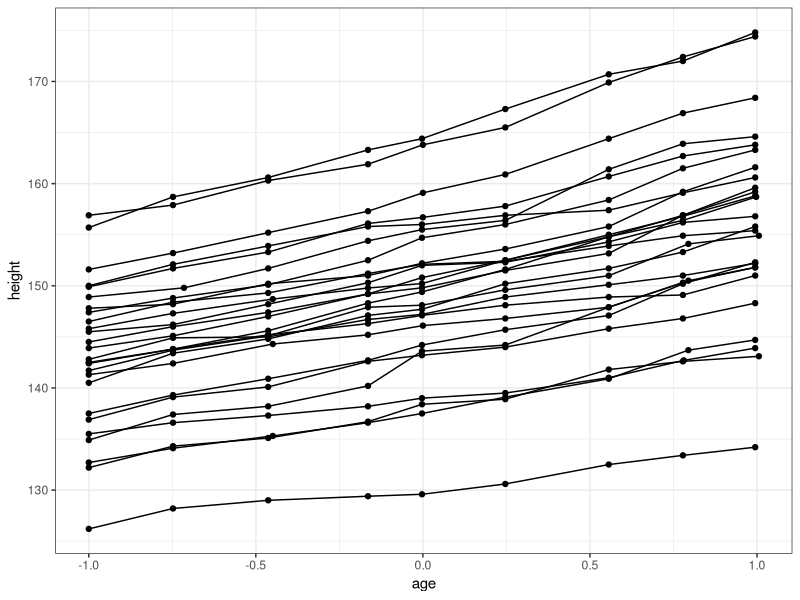
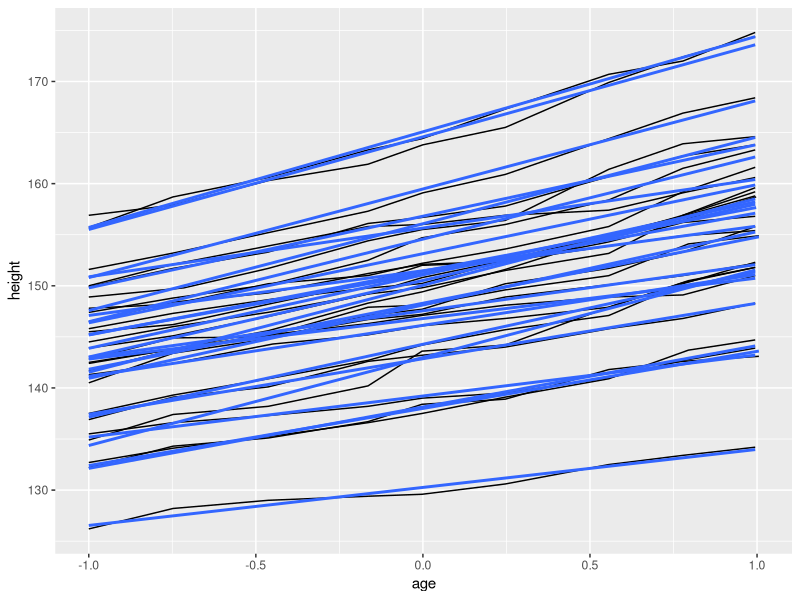
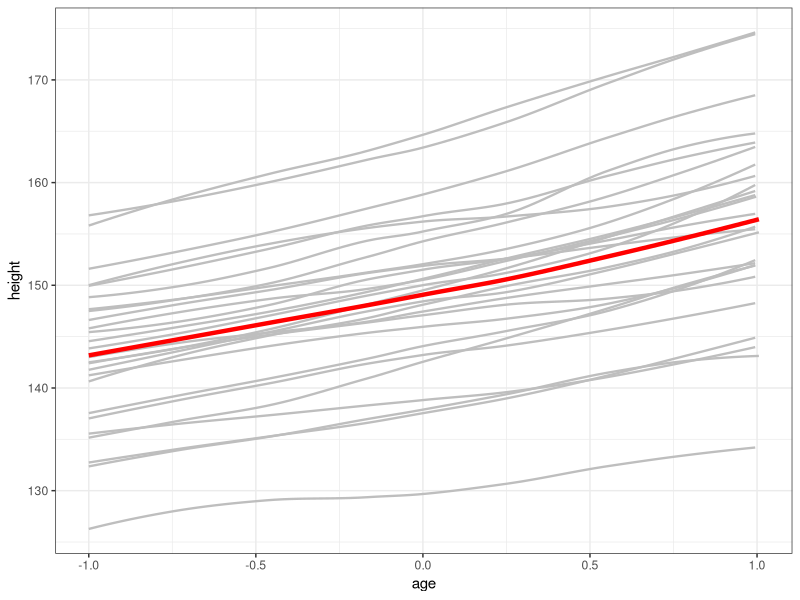
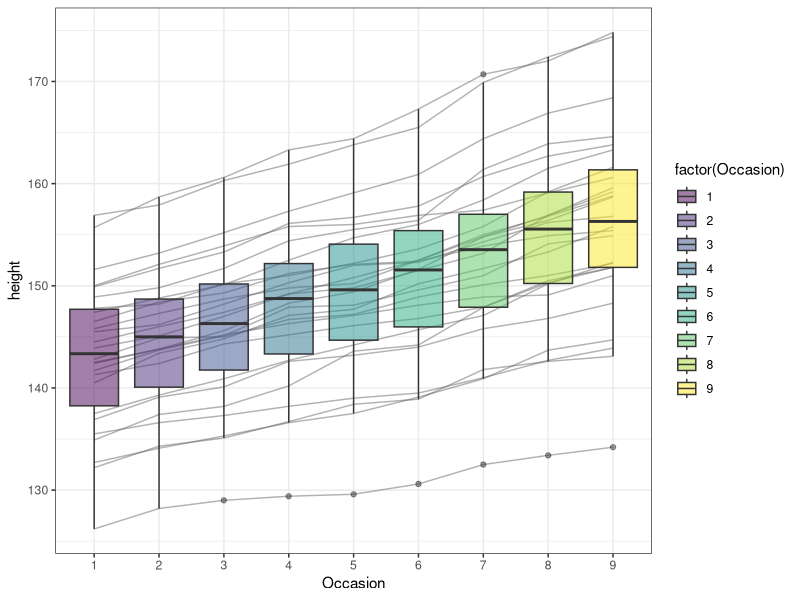
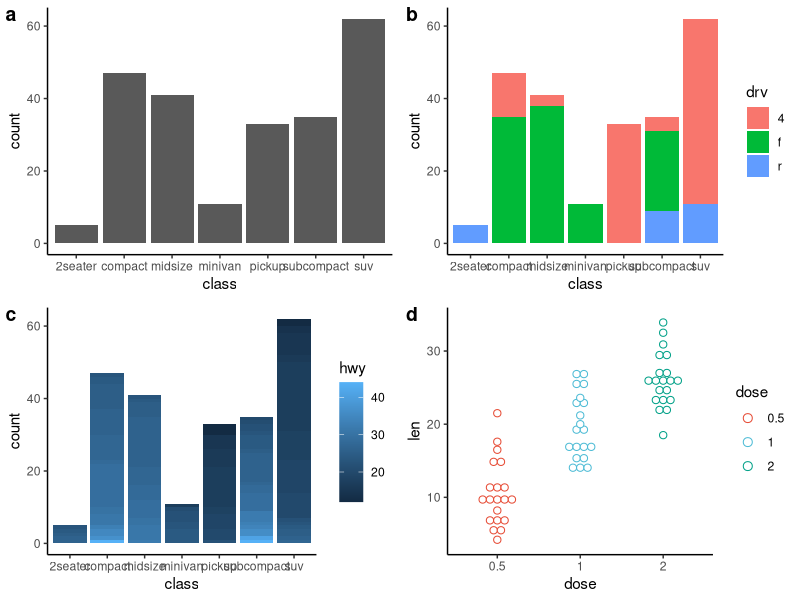
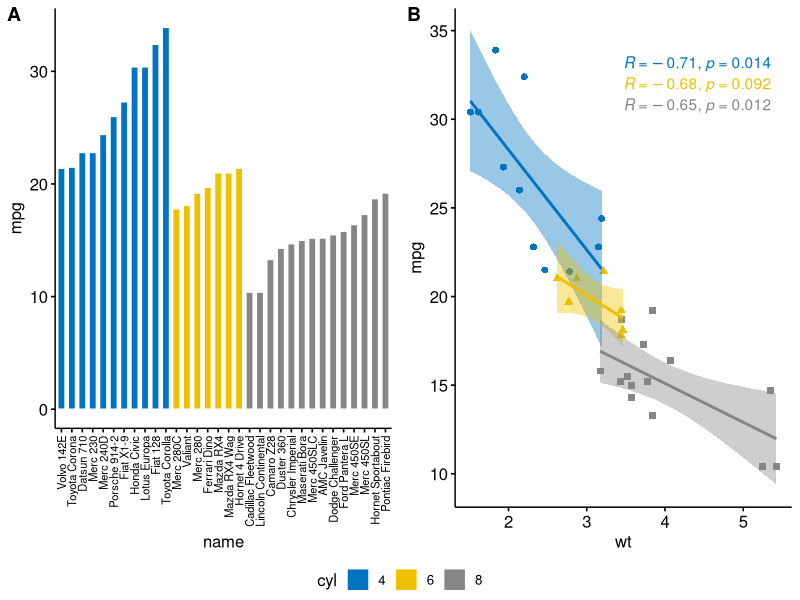
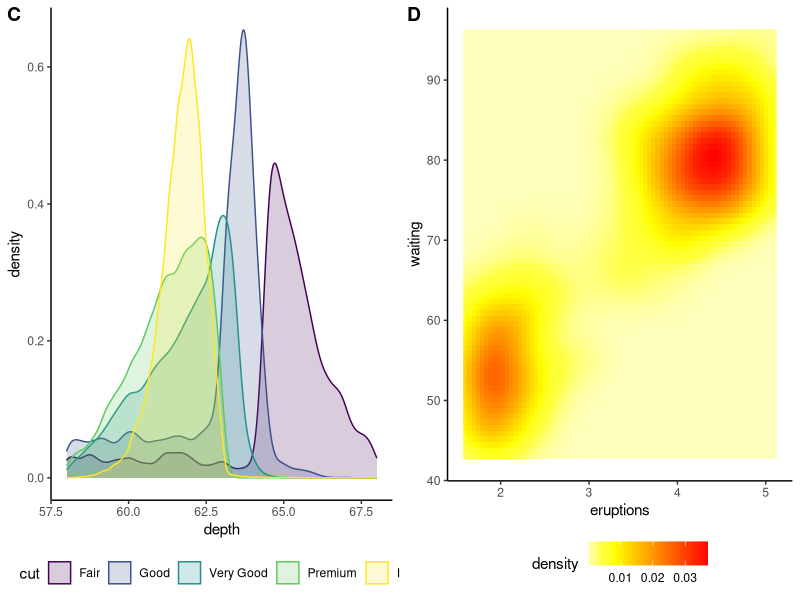
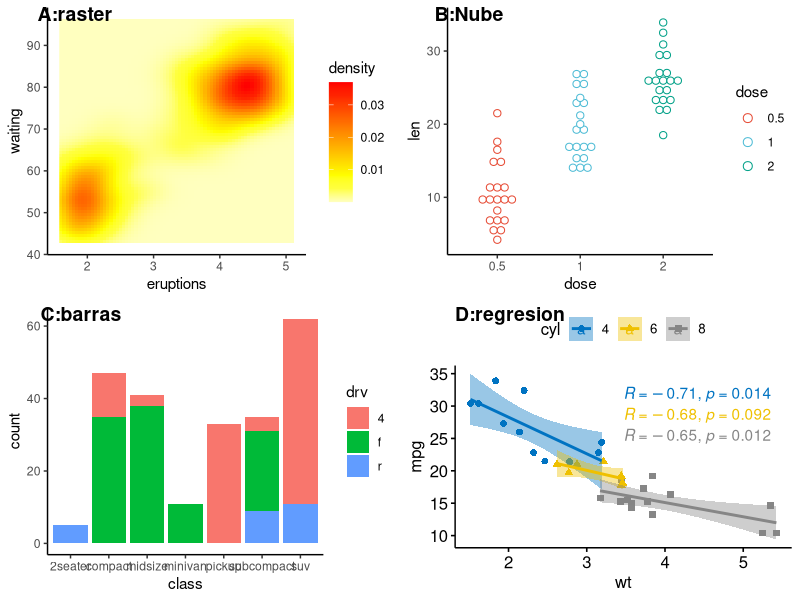

The R source for these figures, in order:
## ---- chunk 1
setwd("D:/GDrive2/My Drive/IKIAM/CLASES/2022II/ETB4")
library(nlme)
data(Oxboys, package = "nlme")
head(Oxboys, 2)

## ---- chunk 2
library(ggplot2)
ggplot(Oxboys, aes(age, height, group = Subject)) + 
  geom_point() + geom_line() + theme_bw()
## ---- chunk 3
ggplot(Oxboys, aes(age, height, group = Subject)) + 
  geom_line() + geom_smooth(method = "lm", se = FALSE)
## ---- chunk 4
ggplot(Oxboys, aes(age, height)) + 
  geom_smooth(aes(group = Subject), se = FALSE, size =0.8, colour = "gray") + 
  geom_smooth(size = 1.5, se = FALSE, colour="red") +
  theme_bw()
## ---- chunk 5
ggplot(Oxboys, aes(Occasion, height)) + 
  geom_line(aes(group = Subject), colour = "gray40", alpha = 0.5) +
  geom_boxplot(aes(fill = factor(Occasion)), alpha = 0.5) + theme_bw()
## ---- chunk 6
library(ggpubr)
p1 = ggplot(mpg, aes(class)) + geom_bar() + theme_classic()

p2 = ggplot(mpg, aes(class, fill = drv)) + geom_bar()+ theme_classic()

p3 = ggplot(mpg, aes(class, fill = hwy, group = hwy)) + geom_bar()+ theme_classic()

p4 = ggdotplot(ToothGrowth, x = "dose", y = "len",
                color = "dose", palette = "npg", binwidth = 1)+ theme_classic()

pg1 = ggarrange(p1,p2, p3, p4, labels = c("a", "b", "c", "d"), ncol = 2, nrow = 2)
pg1
## ---- chunk 7
data(mtcars)
mtcars$name = rownames(mtcars)
mtcars$cyl = as.factor(mtcars$cyl)

# barplot por registro
p5 <- ggbarplot(mtcars, x = "name", y = "mpg", fill = "cyl",  
                color = "white",  palette = "jco", 
                sort.val = "asc", sort.by.groups = TRUE,
                x.text.angle = 90) + font("x.text", size = 8)

# scatterplot con regresión y ecuaciones
p6 = ggscatter(mtcars, x = "wt", y = "mpg", add = "reg.line", conf.int = TRUE,
               color = "cyl", palette = "jco", shape = "cyl") +
  stat_cor(aes(color = cyl), label.x.npc = "centre", label.y.npc="top")

# densityplot
p7 = ggplot(diamonds, aes(depth, fill = cut, colour = cut)) +
  geom_density(alpha = 0.2, na.rm = TRUE) + 
  xlim(58, 68) +  theme_classic() + theme(legend.position = "bottom")

p8 = ggplot(faithfuld, aes(eruptions, waiting)) + 
  geom_raster(aes(fill = density)) + theme_classic() +
  scale_fill_gradientn(colours = heat.colors(10, rev = TRUE), na.value = "white")
  
ggarrange(p5,p6, labels = c("A", "B"), ncol = 2, nrow = 1, common.legend = TRUE, legend = "bottom")

ggarrange(p7,p8, labels = c("C", "D"), ncol = 2, nrow = 1, common.legend = FALSE, legend = "bottom")
## ---- chunk 8
library(ggpubr); library(gridExtra); library(cowplot); library(dplyr)

# ggarrange() de ggpubr
multi1=  ggarrange(p8, p4, p2, p6, 
                   labels = c("A:raster", "B:Nube", 
                              "C:barras", "D:regresion"),
                   ncol = 2, nrow = 2)

multi2 = ggarrange(p5, 
                   ggarrange(p2,p4,p8, ncol=3, labels= c("B", "C", "D")),
                   ggarrange(p6, p7, ncol=2, labels= c("E", "F")),
                   nrow =3, labels = c("A"))


ggsave(filename = "multi2.pdf", height = 14, width = 14, 
       plot = multi2, dpi = 600)
multi1; multi2
## ---- chunk 9
# Tabla resumen de resultados usando ggpubr
stable <- desc_statby(msleep, measure.var = "sleep_total", 
                      grps = c("vore") )
stable <- stable[, c("vore", "length", "mean", "sd")]
# Tabla resumen y tema
stable.p <- ggtexttable(stable, rows = NULL, theme = ttheme("light"))
stable.p
## ---- chunk 10
# Definir límites de la gráfica para insertar
xmin <- min(iris$Sepal.Length)
xmax <- max(iris$Sepal.Length)
ymin <- min(iris$Sepal.Width)
ymax <- max(iris$Sepal.Width)
yoffset <- (1/15)*ymax 
xoffset <- (1/15)*xmax

# Figura principal: scatterplot
p9 <- ggscatter(iris, x = "Sepal.Length", y = "Sepal.Width",
                color = "Species", palette = "aaas", position = position_jitter(0.1),
                size = 2, alpha = 0.4) + 
  labs(x = "Sepal length (mm)", "Sepal width (mm)", 
       caption = "Iris data set", tag = "A") 
  

# Figura inserta 1: Boxplot de x (sepal lenght)
p10 <- ggboxplot(iris$Sepal.Length, width = 0.3, fill = "lightgray", alpha = 0.5) +
  rotate() + theme_transparent()

# Figura inserta 2: Boxplot de x (sepal width)
p11 <- ggboxplot(iris$Sepal.Width, width = 0.3, fill = "lightgray", alpha = 0.5) +
  theme_transparent()

# Tabla inserta:  resumen de resultados usando ggpubr
iris_table = iris %>% dplyr::group_by(Species) %>%  
  summarise(n = n(), mean = mean(Sepal.Length), sd = sd(Sepal.Length))

iris_table <- ggtexttable(iris_table, rows = NULL, theme = ttheme("mBlueWhite"))


# Crear objetos insertables tipo grob
p10_grob <- ggplotGrob(p10)
p11_grob <- ggplotGrob(p11)
iris_grob <- ggplotGrob(iris_table)



# Insertar grobs() en la figura principal
p9 + 
  annotation_custom(grob = p10_grob, xmin = xmin, xmax = xmax, 
                       ymin = ymin-yoffset, ymax = ymin+2*yoffset) +
  annotation_custom(grob = p11_grob,
                       xmin = xmin-xoffset, xmax = xmin+xoffset, 
                       ymin = ymin, ymax = ymax) +
  annotation_custom(grob = iris_grob, 
                    xmin = 6.5, xmax = 8.1, ymin = 3.5, ymax = ymax)

## ---- chunk 11
set.seed(42)
n <- 1000
x <- runif(n) * 3
y <- x * sin(1/x) + rnorm(n) / 25

df <- data.frame(x = x, y = y)

p1 <- ggplot(df, aes(x, y)) + geom_point(alpha = 0.3, col = "blue") +
    geom_smooth(se = FALSE) + theme_bw()

p2 <- ggplot(df, aes(x, y)) + geom_point(alpha = 0.3, col = "navyblue") +
    geom_smooth(se = FALSE) + scale_x_continuous(limits = c(0, 0.5)) +
    scale_y_continuous(limits = c(-0.3, 0.4)) + theme_bw()

p1 + annotation_custom(ggplotGrob(p2), xmin = 1, xmax = 3, ymin = -0.3, ymax = 0.6)
